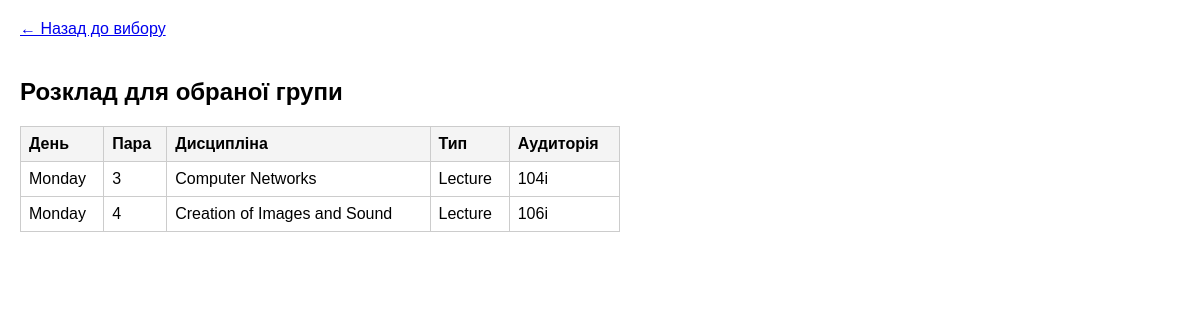
The app's page /group.php?group_id=2 with its own data.
### tables this page shows
CREATE TABLE `lesson` (
  `ID_Lesson` int NOT NULL,
  `week_day` text NOT NULL,
  `lesson_number` int NOT NULL,
  `auditorium` text NOT NULL,
  `disciple` text NOT NULL,
  `type` enum('Lecture','Practical','Laboratory') NOT NULL
);

### group.php (the view, shortened to what this page needs)
<?php
require 'db.php';
if (isset($_GET['group_id'])) {
    $groupId = $_GET['group_id'];
    $sql = "SELECT lesson.week_day, lesson.lesson_number, lesson.disciple, lesson.type, lesson.auditorium
            FROM lesson
            JOIN lesson_groups ON lesson.ID_Lesson = lesson_groups.FID_Lesson2
            WHERE lesson_groups.FID_Groups = ?";
    $stmt = $pdo->prepare($sql);
    $stmt->execute([$groupId]);
    $schedule = $stmt->fetchAll();
}
?>
<!DOCTYPE html>
<html lang="uk">
<head>
</head>
<body>
    <a href="index.php" class="back-link">← Назад до вибору</a>
    <h2>Розклад для обраної групи</h2>
    <?php if (!empty($schedule)): ?>
        <table>
            <tr>
                <th>День</th><th>Пара</th><th>Дисципліна</th><th>Тип</th><th>Аудиторія</th>
            </tr>
            <?php foreach ($schedule as $row): ?>
                <tr>
                    <td><?php echo htmlspecialchars($row['week_day']); ?></td>
                    <td><?php echo htmlspecialchars($row['lesson_number']); ?></td>
                    <td><?php echo htmlspecialchars($row['disciple']); ?></td>
                    <td><?php echo htmlspecialchars($row['type']); ?></td>
                    <td><?php echo htmlspecialchars($row['auditorium']); ?></td>
                </tr>
            <?php endforeach; ?>
        </table>
    <?php else: ?>
        <p>Для цієї групи занять не знайдено.</p>
    <?php endif; ?>
</body>
</html>

### group.php (style rules this page uses)
body { font-family: Arial, sans-serif; margin: 20px; }
table { border-collapse: collapse; width: 100%; max-width: 600px; margin-top: 20px; }
th, td { border: 1px solid #ccc; padding: 8px; text-align: left; }
th { background-color: #f4f4f4; }
.back-link { display: inline-block; margin-bottom: 20px; }

### records on screen
lesson: week_day "Monday", lesson_number "3", disciple "Computer Networks", type "Lecture", auditorium "104i"
lesson: week_day "Monday", lesson_number "4", disciple "Creation of Images and Sound", type "Lecture", auditorium "106i"
